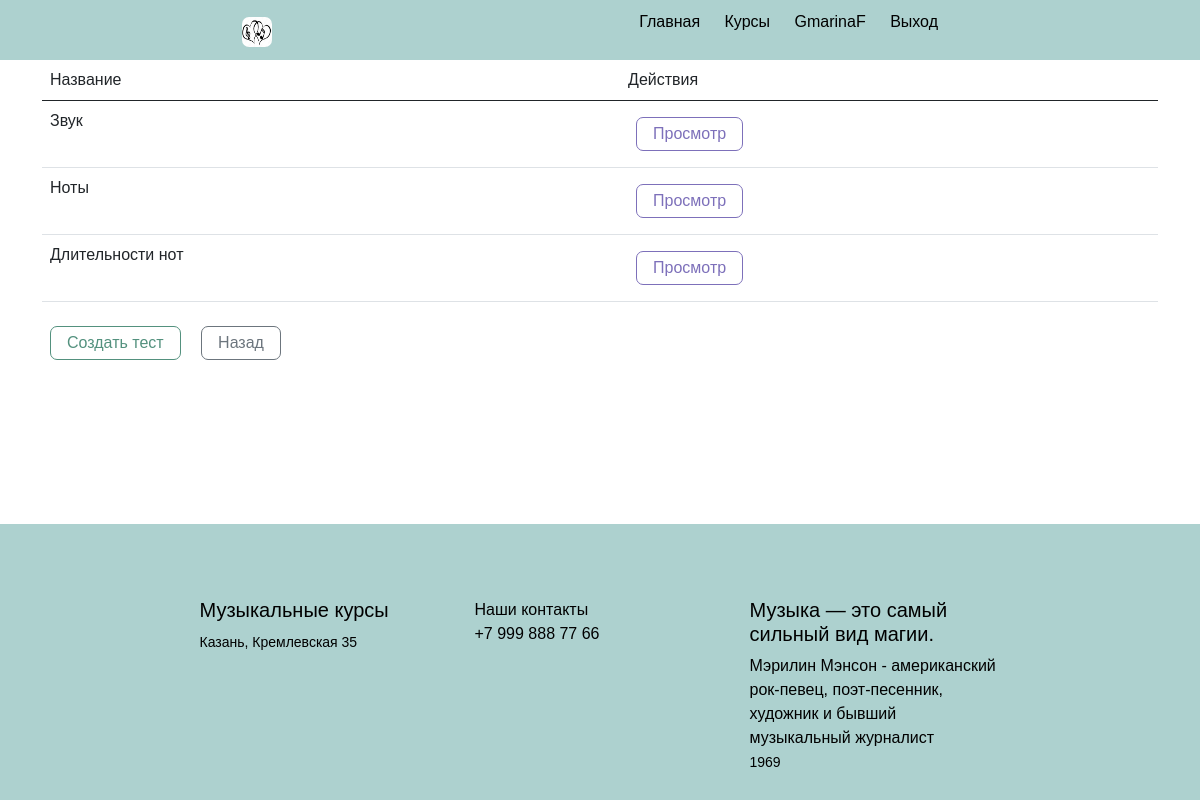
Screenshot of /tests/all_created/ (signed in) with the database file from the repository.
### tests/models.py (models this page shows, shortened)
class Test(models.Model):
    name = models.CharField(max_length=100, name='name', verbose_name='Название теста')
    test_creator = models.ForeignKey(User, on_delete=models.CASCADE, verbose_name='Автор', related_name='tests')
    questions = models.ManyToManyField(TestQuestion)
    objects = models.Manager()
    class Meta:
        verbose_name = "Тест"
        verbose_name_plural = "Тесты"

### tests/views.py (the view)
# urls.py: path('all_created/', views.AllCreatedTestsView.as_view(), name='all_created_tests'),
class AllCreatedTestsView(View):
    def get(self, request):
        tests = Test.objects.filter(test_creator=request.user)
        return render(request, 'main/all_created_tests.html', {'tests': tests})

### main/templates/main/all_created_tests.html (shortened to what this page needs)
{% extends 'main/htmltemplate.html' %}
{% block maincontent %}
    <div class="container">
        {% if tests %}
            <table class="table">
            <thead>
            <tr>
                <td>Название</td>
                <td>Действия</td>
            </tr>
            </thead>
            {% for test in tests %}
                <tr>
                <td>{{ test.name }}</td>
                <td><a href="{% url 'view_test' test.id %}"><button class="fill-primary">Просмотр</button></a></td>
                </tr>
            {% endfor %}
            </table>
        {% else %}
        <h5>Тестов нет</h5>
        {% endif %}
        <a href="{% url 'add_test' %}"><button class="fill-success">Создать тест</button></a>
        <a href="{% url 'my_courses' %}"><button class="fill-secondary">Назад</button></a>
    </div>
{% endblock %}

### main/templates/main/htmltemplate.html (shortened to what this page needs)
{% load static %}
<!DOCTYPE html>
<html lang="en">
<head>
    <link href="https://cdn.jsdelivr.net/npm/bootstrap@5.0.2/dist/css/bootstrap.min.css" rel="stylesheet">
    <link rel="stylesheet" href="{% static 'main\css\htmltemplatestyles.css' %}">
    <link rel="stylesheet" href="{% static 'main\css\custom.css' %}">
</head>
<body class="d-flex flex-column min-vh-100">
    <div class="backcontainer" style="width: 100%; height: 60px; background-color: #ADD1CF">
        <header class="container justify-content-between align-items-center">
            <div class="logo"><img src="/media/land/main3.jpg" style="width: 30px; height: 30px; border-radius: 7px;" alt=""></div>
            <nav>
                <ul>
                    <li><a href="{% url 'commonindex' %}">Главная</a></li>
                    {% if user.is_authenticated %}
                    <li><a href="{% url 'my_courses' %}">Курсы</a></li>
                    <li><a href="{% url 'myprofile' %}">{{ user.username }}</a></li>
                    <li><a href="{% url 'logout' %}">Выход</a></li>
                    {% else %}
                    <li><a href="{% url 'login' %}">Войти</a></li>
                    {% endif %}
                </ul>
            </nav>
        </header>
    </div>
    {% block maincontent %}{% endblock %}
    <div class="mt-50px">
    </div>
    <footer class="container-fluid justify-content-center mt-auto">
        <div class="row justify-content-around mb-0 pt-5 pb-0 ">
            <div class=" col-11">
                <div class="row justify-content-center">
                    <div class="col-md-3 col-12 font-italic align-items-center  mt-md-3 mt-4"><h5>Музыкальные курсы</h5>
                        <small>Казань, Кремлевская 35</small>
                    </div>
                    <div class="col-md-3 col-12  my-sm-0 mt-5">
                        <ul class="list-unstyled">
                            <li class="mt-md-3 mt-4">Наши контакты</li>
                            <li>+7 999 888 77 66</li>
                        </ul>
                    </div>
                    <div class="col-md-3 col-12 my-sm-0 mt-5">
                        <ul class="list-unstyled">
                            <li class="mt-md-3 mt-4"><h5>Музыка — это самый сильный вид магии.</h5></li>
                            <li>Мэрилин Мэнсон - американский рок-певец, поэт-песенник, художник и бывший музыкальный журналист</li>
                            <li><small>1969</small></li>
                        </ul>
                    </div>
                </div>
            </div>
        </div>
    </footer>
</body>
</html>

### main/static/main/css/htmltemplatestyles.css (style rules this page uses)
body { margin: 0; padding: 0; font-family: Arial, sans-serif; background-color: #ffffff; }
header { background-color: #ADD1CF; color: #000000; padding: 10px; display: flex; justify-content: space-between; align-items: center; }
header .logo { margin-left: 200px; }
.logo { color: #ffffff; font-size: 24px; }
nav ul { list-style-type: none; margin: 100; margin-right: 200px; padding: 0; }
nav ul li { display: inline; margin-right: 20px; }
a { color: black; text-decoration: none; }
footer { background-color: #ADD1CF; color: #000000; text-align: left; padding: 10px; bottom: 0; left: 0; width: 100%; margin-top: 50px; justify-content: space-between; align-items: center; }

### main/static/main/css/custom.css (style rules this page uses)
.fill-primary { --color: #7D70BA; --hover: #7D70BA; }
.fill-secondary { --color: #6c757d; --hover: #6c757d; }
.fill-success { --color: #53917E; --hover: #53917E; }
button { color: var(--color); transition: 0.25s; }
button { background: none; border-radius: 7px; border: 1px solid; font: inherit; font-size: 16px; line-height: 1; margin: 0.5em; padding: 0.5em 1em; }

### rows the page displays
Test: name "Звук"
Test: name "Ноты"
Test: name "Длительности нот"

### other values shown
{{ user.username }} "GmarinaF"
